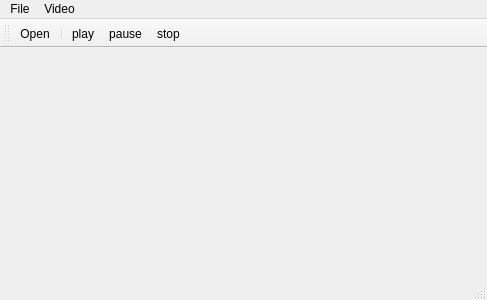
<?xml version="1.0" encoding="UTF-8"?>
<ui version="4.0">
 <class>MainWindow</class>
 <widget class="QMainWindow" name="MainWindow">
  <property name="geometry">
   <rect>
    <x>0</x>
    <y>0</y>
    <width>487</width>
    <height>300</height>
   </rect>
  </property>
  <property name="windowTitle">
   <string>MainWindow</string>
  </property>
  <widget class="QWidget" name="centralWidget"/>
  <widget class="QMenuBar" name="menuBar">
   <property name="geometry">
    <rect>
     <x>0</x>
     <y>0</y>
     <width>487</width>
     <height>19</height>
    </rect>
   </property>
   <widget class="QMenu" name="menuFile">
    <property name="title">
     <string>File</string>
    </property>
    <addaction name="actionOpen"/>
   </widget>
   <widget class="QMenu" name="menuVideo">
    <property name="title">
     <string>Video</string>
    </property>
    <addaction name="actionPlay"/>
    <addaction name="actionPause"/>
    <addaction name="actionStop"/>
   </widget>
   <addaction name="menuFile"/>
   <addaction name="menuVideo"/>
  </widget>
  <widget class="QToolBar" name="mainToolBar">
   <attribute name="toolBarArea">
    <enum>TopToolBarArea</enum>
   </attribute>
   <attribute name="toolBarBreak">
    <bool>false</bool>
   </attribute>
   <addaction name="actionOpen"/>
   <addaction name="separator"/>
   <addaction name="actionPlay"/>
   <addaction name="actionPause"/>
   <addaction name="actionStop"/>
  </widget>
  <widget class="QStatusBar" name="statusBar"/>
  <action name="actionOpen">
   <property name="icon">
    <iconset resource="resources.qrc">
     <normaloff>:/gfx/icons/btnOpen.png</normaloff>:/gfx/icons/btnOpen.png</iconset>
   </property>
   <property name="text">
    <string>Open</string>
   </property>
   <property name="toolTip">
    <string>Open video file</string>
   </property>
   <property name="shortcut">
    <string>Ctrl+O</string>
   </property>
  </action>
  <action name="actionPlay">
   <property name="icon">
    <iconset resource="resources.qrc">
     <normaloff>:/gfx/icons/btnGo.png</normaloff>:/gfx/icons/btnGo.png</iconset>
   </property>
   <property name="text">
    <string>play</string>
   </property>
  </action>
  <action name="actionPause">
   <property name="icon">
    <iconset resource="resources.qrc">
     <normaloff>:/gfx/icons/btnPause.png</normaloff>:/gfx/icons/btnPause.png</iconset>
   </property>
   <property name="text">
    <string>pause</string>
   </property>
  </action>
  <action name="actionStop">
   <property name="icon">
    <iconset resource="resources.qrc">
     <normaloff>:/gfx/icons/btnStop.png</normaloff>:/gfx/icons/btnStop.png</iconset>
   </property>
   <property name="text">
    <string>stop</string>
   </property>
  </action>
 </widget>
 <layoutdefault spacing="6" margin="11"/>
 <resources>
  <include location="resources.qrc"/>
 </resources>
 <connections/>
</ui>
